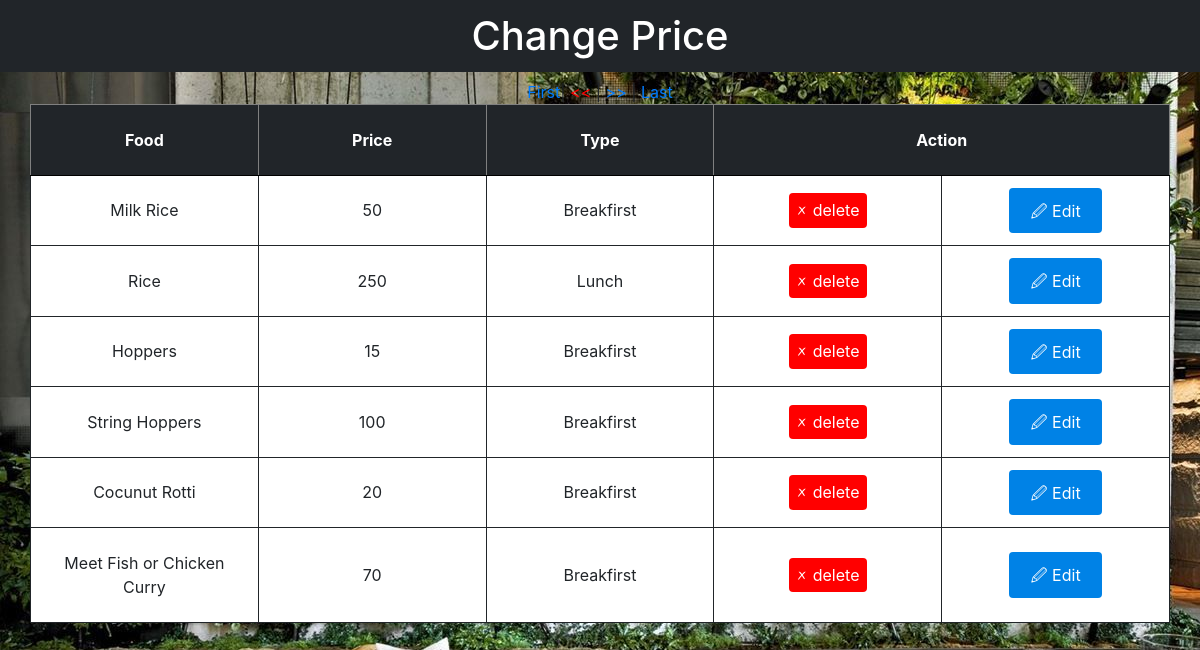
/changeprice.php, run on the app's committed database.
### tables this page shows
CREATE TABLE `food` (
  `id` int(11) NOT NULL,
  `food` varchar(50) NOT NULL,
  `price` int(11) NOT NULL,
  `type` varchar(50) NOT NULL
);

### changeprice.php (the view, shortened to what this page needs)
<?php
include('database.php');
?>
<!DOCTYPE html>
<html lang="en" dir="ltr">
<head>
<link rel = 'stylesheet' type = 'text/css' href = 'css/bootstrap.min.css'>
</head>
<body>
<h1>Change Price</h1>
<center>
<table border = '1'>
<tr>
<th>Food</th><th>Price</th><th>Type</th><th colspan = '2'>Action</th>
</tr>
<?php
$sqlc = "SELECT COUNT(id) as cou FROM food";
$resultc = $conn->query($sqlc);
if ($resultc->num_rows > 0){
	while($rowc = $resultc->fetch_assoc()){
		$total_rows = $rowc['cou'];
	}
}
$rows_per_page = 6;
if(isset($_GET['p'])){
	$page_no = $_GET['p'];
}
else{
	$page_no = 1;
}
$start = ($page_no - 1) * $rows_per_page;
$sql = "SELECT * FROM food limit {$start},{$rows_per_page}";
$result = $conn->query($sql);
if ($result->num_rows > 0){
	echo "<form action = 'changeprice.php' method = 'post'>";
	while($row = $result->fetch_assoc()){
		$id = $row['id'];
		$food = $row['food'];
		$price = $row['price'];
		$type = $row['type'];
		echo "<tr><td>{$food}</td><td>{$price}</td><td>{$type}</td><td><a href = 'deletefood.php?id={$id}' class = 'del'>&#128500; delete</a></td><td><a href = 'editemp.php?id=$id' class = 'edit'>&#128393; Edit</a></td></tr>";
	}
}
$first = "<a href = 'changeprice.php?p=1'>First</a>";
		$last_page_no = ceil($total_rows / $rows_per_page);
		if($page_no >= $last_page_no){
			$next = "<a> <font color = red> >> </font></a>";
		}
		else{
			$next_page_no = $page_no + 1;
			$next = "<a href = 'changeprice.php?p={$next_page_no}'> >> </a>";
		}
		if($page_no <= 1){
			$previous = "<a> <font color = red> << </font></a>";
		}
		else{
			$previous_page_no = $page_no - 1;
			$previous = "<a href = 'changeprice.php?p={$previous_page_no}'> << </a>";
		}
		$last = "<a href = 'changeprice.php?p={$last_page_no}'>Last</a>";
		echo $first . ' | ' . $previous . ' | ' . $next. ' | ' . $last;
?>
</body>
</html>

### changeprice.php (style rules this page uses)
* { margin: 0;padding: 0; }
body { background-image: url('dashboardw1.jpg');size: cover; repeat:no-repeat; }
h1 { color:#fff;text-align:center;padding:1%;background:#212529;width:100%; }
table { width:95%; }
th,td { text-align:center;padding:2%;width:19%; }
th { background:#212529;color:#fff;border-bottom:0.5px solid #000; }
td { border:1px solid #212529;background:#fff; }
.del { background:#f00;padding:4%;color:#fff;border-radius:4px; }
.edit { background:#0082e6;padding:7%;padding-left:12%;padding-right:12%;color:#fff;border-radius:4px; }

### data on the page
food: food "Milk Rice", price "50", type "Breakfirst"
food: food "Rice", price "250", type "Lunch"
food: food "Hoppers", price "15", type "Breakfirst"
food: food "String Hoppers", price "100", type "Breakfirst"
food: food "Cocunut Rotti", price "20", type "Breakfirst"
food: food "Meet Fish or Chicken Curry", price "70", type "Breakfirst"
